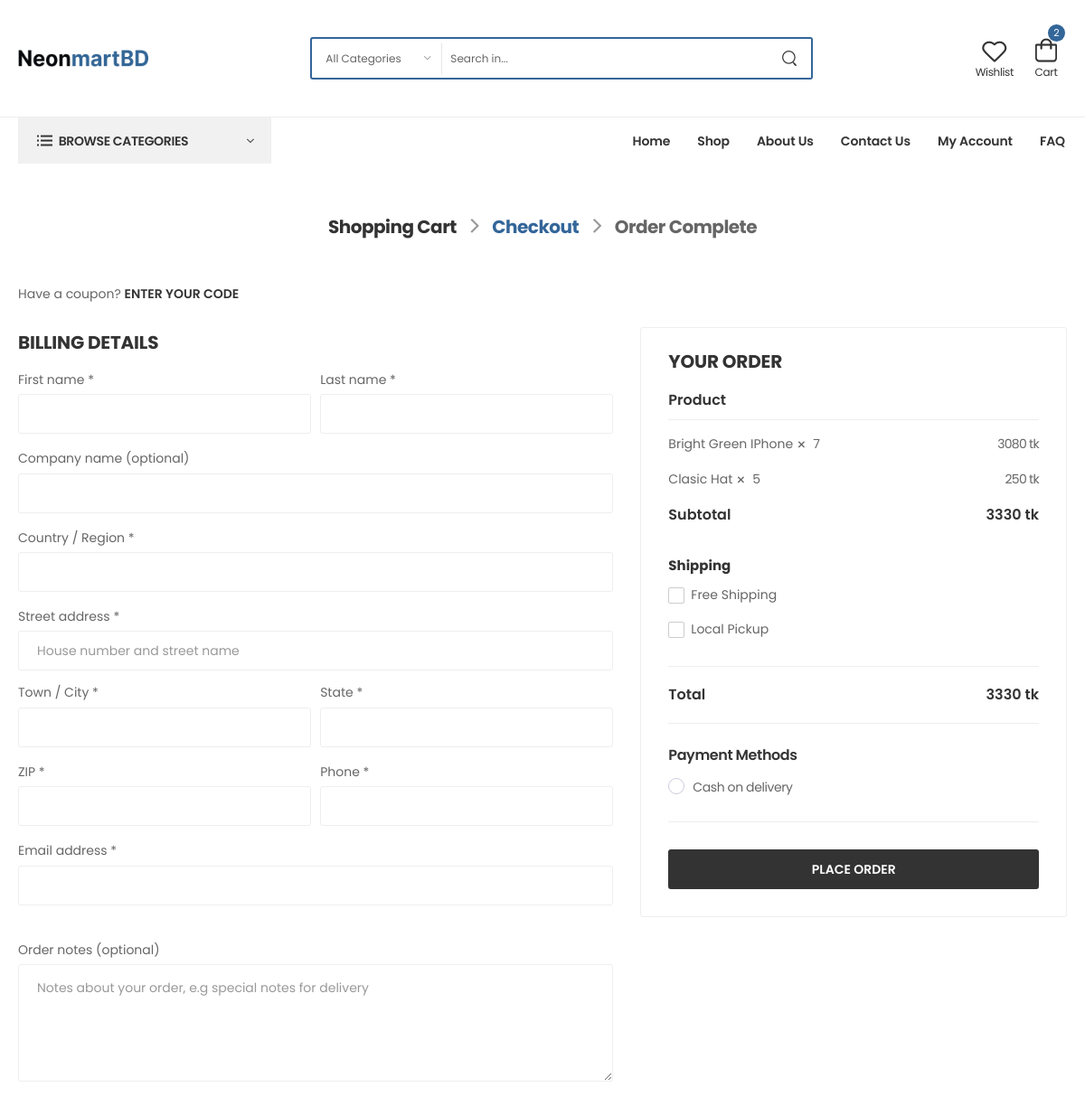
/checkout (signed in), run on an earlier commit of the app's database.
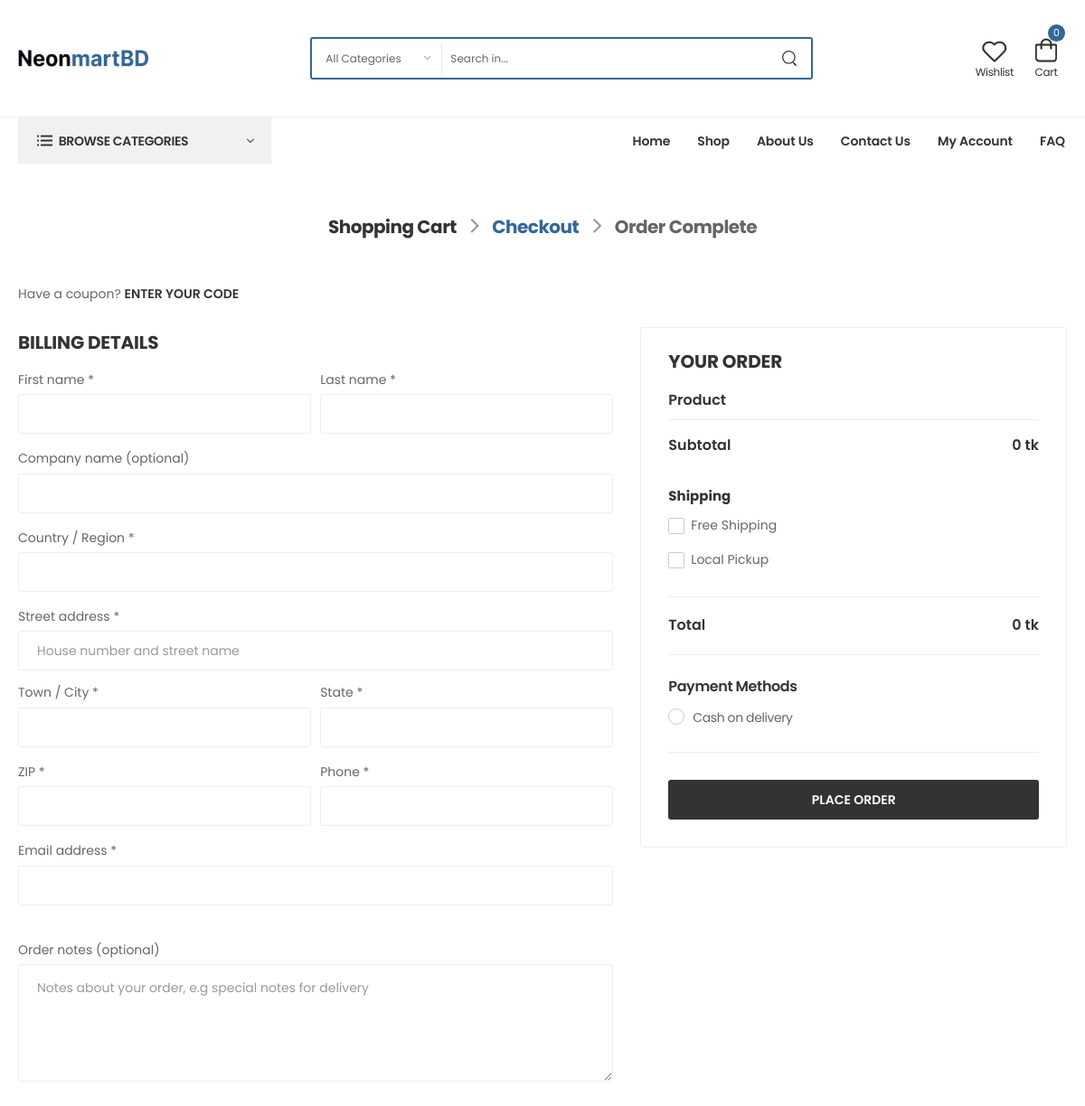
And on a later commit of the database.
### core/models.py (models this page shows, shortened)
class Cart(models.Model):
    user = models.ForeignKey(User, on_delete=models.CASCADE)
    product = models.ForeignKey(Products,  on_delete=models.CASCADE)
    quantity = models.PositiveIntegerField(default=1)
    def line_total(self):
        return self.quantity * self.product.price

class Products(models.Model):
    name = models.CharField(max_length=500)
    category = models.ForeignKey(Category, on_delete=models.CASCADE)
    subcategory = models.ForeignKey(SubCategory,on_delete=models.CASCADE,blank=True, null=True)
    sub_sub_category = models.ForeignKey(SubSubCategory, on_delete=models.CASCADE,blank=True, null=True)
    brand = models.ImageField(upload_to="Brand Image",default="brands/category/1.png")
    sku = models.CharField(max_length=200)
    price = models.PositiveIntegerField()
    review = models.PositiveIntegerField(null=True,blank=True,default=0)
    sort_description = RichTextField()
    slug = AutoSlugField(populate_from="name", null=True, unique=True)
    description = RichTextField()
    image = models.ImageField(upload_to="Product Image")
    pdsliderimg1 = models.ImageField(upload_to="Slider Image",blank=True, null=True)
    pdsliderimg2 = models.ImageField(upload_to="Slider Image",blank=True, null=True)
    pdsliderimg3 = models.ImageField(upload_to="Slider Image",blank=True, null=True)

### core/views.py (the view, shortened to what this page needs)
# urls.py: path('checkout',checkout,name="checkout"),
def checkout(request):
    if request.user.is_authenticated:
        cart = Cart.objects.filter(user=request.user)
        subtotal = get_subTotal(cart)
    sub_sub_category = SubSubCategory.objects.all()
    sub_category = SubCategory.objects.all()
    category = Category.objects.all()
    home_garden = []
    electronics = []
    fashion = []
    furniture = []
    healthy_beauty = []
    gift_ideas = []
    toy_games = []
    cooking = []
    smart_phones = []
    cameras_photo = []
    accessories = []
    for i in sub_category:
        if i.category.filtername == "home_&_garden":
            home_garden.append(i.name)
            print(i.name)
        elif i.category.filtername == "electronics":
            electronics.append(i.name)
        elif i.category.filtername == "fashion":
            fashion.append(i.name)
        elif i.category.filtername == "furniture":
            furniture.append(i.name)
        elif i.category.filtername == "healthy_&_beauty":
            healthy_beauty.append(i.name)
        elif i.category.filtername == "gift_ideas":
            gift_ideas.append(i.name)
        elif i.category.filtername == "toy_&_games":
            toy_games.append(i.name)
        elif i.category.filtername == "cooking":
            cooking.append(i.name)
        elif i.category.filtername == "smart_phones":
            smart_phones.append(i.name)
        elif i.category.filtername == "cameras_&_photo":
            cameras_photo.append(i.name)
        elif i.category.filtername == "accessories":
            accessories.append(i.name)
        return render(request,"core/checkout.html",locals())
    else:
        return redirect("login")

### core/views.py (called while the page is built)
def get_subTotal(carts):
    cartTotals = []
    for cart in carts:
        subtotal  = cart.product.price*cart.quantity
        cartTotals.append(subtotal)
    return sum(cartTotals)

### core/templates/core/checkout.html (shortened to what the changed rows need)
{% extends "base/base.html" %}
{% load static %}
{% block body %}
<link rel="stylesheet" type="text/css" href="{% static 'assets/css/style.min.css' %}" />
<main class="main checkout">
    <div class="page-content">
        <div class="container">
            <form class="form checkout-form" action="#" method="post">
                <div class="row mb-9">
                    <div class="col-lg-5 mb-4 sticky-sidebar-wrapper">
                        <div class="order-summary-wrapper sticky-sidebar">
                            <div class="order-summary">
                                <table class="order-table">
                                    <thead>
                                        <tr>
                                            <th colspan="2">
                                                <b>Product</b>
                                            </th>
                                        </tr>
                                    </thead>
                                    <tbody>
                                        {% for cart in cart %}
                                        <tr class="bb-no">
                                            <td class="product-name">
                                                {{cart.product.name}}<i class="fas fa-times"></i>
                                                <span class="product-quantity">{{cart.quantity}}</span>
                                            </td>
                                            <td class="product-total">{{cart.line_total}} tk</td>
                                        </tr>
                                        {% endfor %}
                                        <tr class="cart-subtotal bb-no">
                                            <td>
                                                <b>{{subtotal}} tk</b>
                                            </td>
                                        </tr>
                                    </tbody>
                                    <tfoot>
                                        <tr class="order-total">
                                            <th>
                                                <b>Total</b>
                                            </th>
                                            <td>
                                                <b>{{subtotal}} tk</b>
                                            </td>
                                        </tr>
                                    </tfoot>
                                </table>
                            </div>
                        </div>
                    </div>
                </div>
            </form>
        </div>
    </div>
</main>
{% endblock body %}

What changed in the data, as far as the page shows it:
removed Cart: product.name "Bright Green IPhone", quantity "7", line_total "3080"
removed Cart: product.name "Clasic Hat", quantity "5", line_total "250"
Also different on the page:
{{ cart|length }}: "2" → "0"
{{ subtotal }}: "3330" → "0"
